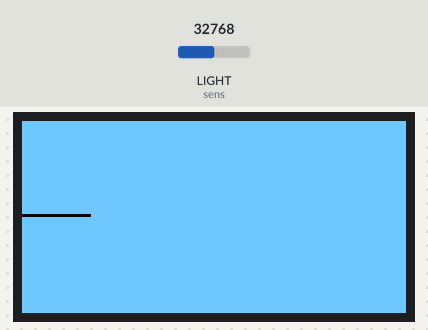
The program below on a simulated CircuitPython board. On the bench: 128×64 one-colour display. The inputs (shaded band) are chosen by the test bench; at power-on: LIGHT (sens) = 32768 (analog values on the 0–65535 scale). What the program prints to the serial console is not drawn.

Above: at 1.2 s.
1.3 s: LIGHT (sens) set to 34400
At 1.89 s:
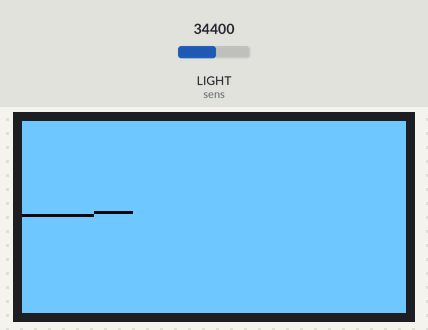
2.9 s: LIGHT (sens) set to 32767
At 2.9 s:
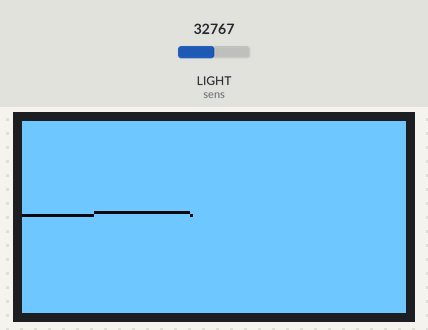
4.4 s: LIGHT (sens) set to 30880
At 6.57 s:
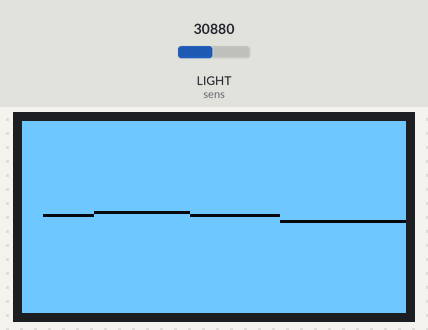
7.4 s: LIGHT (sens) set to 29984
At 8.22 s:
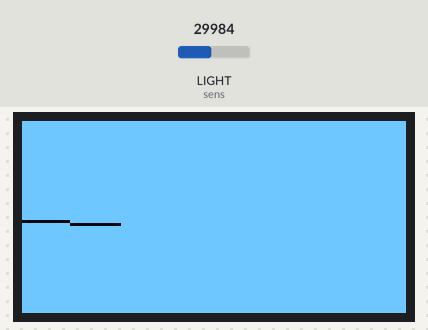

Measured:
- the behaviour switches between 33504 and 33520 on LIGHT (sens) (found by bisection; images 0 and 1)
- after the input at 1.3 s, the display: first changes at once (image 1 shows a later state)
- after the input at 7.4 s, the display: first changes at once (image 4 shows a later state)

The program:

code.py
```python
'''
step 1: import the required modules for gc and oled features and
write a little helper to show our memory usage over time
'''
import gc
import board
import displayio
import terminalio
from adafruit_display_text import label
import adafruit_displayio_ssd1306

def update(msg):
	gc.collect()
	print(msg, " --> ", gc.mem_free())

update("import gc")


'''
step 2: initialize the i2c and display bus, and the physical oled
'''
oled_reset = board.D9
displayio.release_displays()
i2c = board.I2C()
display_bus = displayio.I2CDisplay(i2c, device_address=0x3d, reset=oled_reset)
w, h = 128, 64
display = adafruit_displayio_ssd1306.SSD1306(display_bus, width=w, height=h)
update("init display")

'''
step 3: initialize the visuals by assigning a blank screen to the device
'''
splash = displayio.Group()
display.show(splash)
update("assign blank splash")

'''
step 4: create a Bitmap that is the size of the display, and color
palette with two elements: white and black
'''
color_bitmap = displayio.Bitmap(w, h, 2)
color_palette = displayio.Palette(2)
color_palette[0] = 0xFFFFFF
color_palette[1] = 0x000000
update("created bitmap")

'''
step 5: create and draw a TileGrid on the Bitmap
'''
bg_sprite = displayio.TileGrid(color_bitmap,
	pixel_shader=color_palette, x=0, y=0)
splash.append(bg_sprite)
update("tilegrid")

'''
step 6: (try to) draw an inner rectangle to display text on
This is where memory allocation starts to fail! We do not have enough
RAM to store this large of a variable
'''
# b = 5
# inner_bitmap = displayio.Bitmap(w-b*2, w-b*2, 1)
# inner_palette = displayio.Palette(1)
# inner_palette[0] = 0x000000 # Black
# inner_sprite = displayio.TileGrid(inner_bitmap,
#                                   pixel_shader=inner_palette,
#                                   x=b, y=b)
# splash.append(inner_sprite)
# update("inner rectangle")

'''
step 6.b: draw some initial text on the screen - skip the memory-intensive background
'''
text_area = label.Label(terminalio.FONT, text="hello world!", color=0x000000, x=28, y=h//2-1)
splash.append(text_area)
update("text")

'''
step 7: set up our connection to the light sensor and display the initial value
'''
from analogio import AnalogIn
sens = AnalogIn(board.LIGHT)
update("light sensor")

'''
step 8: write a `poll()` function, to periodically poll the sensor and update the oled
'''
# def poll():
# 	from time import sleep
# 	while True:
# 		text_area.text = str(sens.value)
# 		sleep(0.5)

'''
step 9: write a more fun function, `moving_poll()` to also move of the text
'''
# def moving_poll():
# 	from time import sleep
# 	from random import randrange
# 	while True:
# 		v = str(sens.value)
# 		text_area.text = v
# 		text_area.x = randrange(0,128-len(v))
# 		text_area.y = randrange(0,64)
# 		sleep(0.5)

'''
step 10: lets write a function, `graph()`, to graph the light value over time
remember, the light sensor returns values in the range (0, 65000)
'''
def graph():
	from time import sleep
	text_area.text = ""
	for i in range(128):
		for j in range(64):
			color_bitmap[i,j] = 0
	x = 0
	while x < 128:
		val = sens.value
		y = int(64 * (1 - (val / 65000)))
		color_bitmap[x,y] = 1
		sleep(0.05)
		x += 1

while True:
	gc.collect()
	# poll()
	# moving_poll()
	graph()
```
